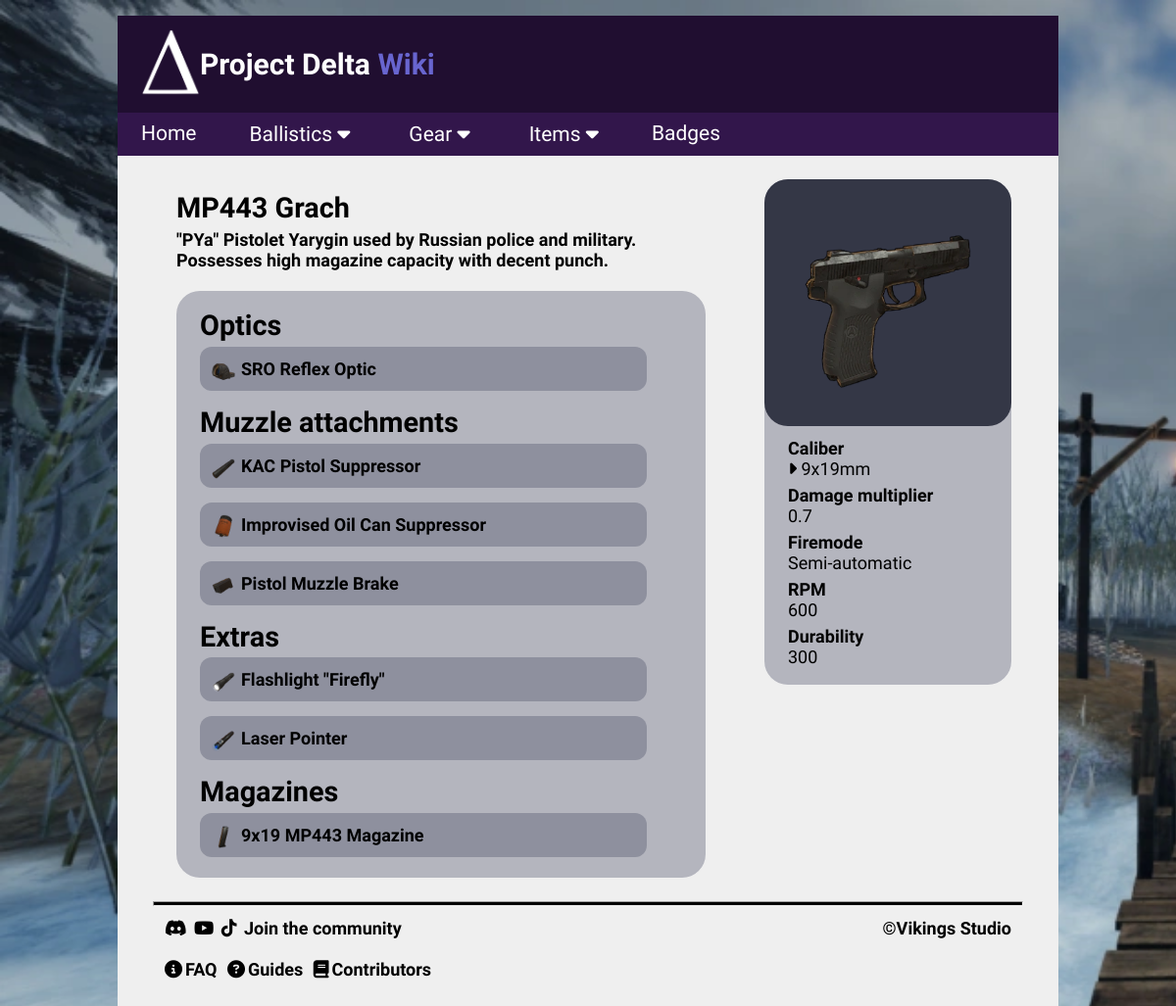
Screenshot of /weapon/3 with the database file from the repository.
### tables this page shows
CREATE TABLE weapons (id INTEGER PRIMARY KEY, name TEXT, type TEXT REFERENCES weapon_types (type), caliber_id INTEGER REFERENCES calibers (id), fire_mode TEXT, RPM INTEGER, durability INTEGER, dmg_mult INTEGER DEFAULT (1), description TEXT, image TEXT);

CREATE TABLE attachments (id INTEGER PRIMARY KEY, name TEXT, type TEXT, zoom TEXT, "recoil.v" INTEGER, "recoil.h" INTEGER, mobility INTEGER, durability INTEGER, description TEXT, image TEXT);

CREATE TABLE magazines (id INTEGER PRIMARY KEY, name TEXT, caliber_id REFERENCES calibers (id), capacity INTEGER, recoil_h INTEGER, recoil_v INTEGER, mobility INTEGER, description TEXT, image TEXT);

CREATE TABLE calibers (id INTEGER PRIMARY KEY, name TEXT);

### Flask/routes.py (the view)
@app.route("/weapon/<int:id>")  # route for guns
def weapon(id):
    conn = sqlite3.connect('delta.db')
    cur = conn.cursor()  # fetch caliber name based on caliber id
    cur.execute("SELECT "
                "weapons.id, "
                "weapons.name, "
                "weapons.type, "
                "calibers.name AS caliber_name, "
                "weapons.fire_mode, "
                "weapons.RPM, "
                "weapons.durability, "
                "weapons.description, "
                "weapons.image, "
                "weapons.dmg_mult "
                "FROM weapons "
                "JOIN calibers ON weapons.caliber_id = calibers.id "
                "WHERE weapons.id = ?", (id,))
    results = cur.fetchone()
    index_range_handler(results)  # check for list index out of range error
    cur.execute("SELECT id, name, image FROM attachments "
                "WHERE id IN (SELECT attachment_id FROM weapon_attachments "
                "WHERE weapon_id = ?) "
                "AND type = ?", (id, "Optic"))
    optics = cur.fetchall()
    cur.execute("SELECT id, name, image FROM attachments "
                "WHERE id IN (SELECT attachment_id FROM weapon_attachments "
                "WHERE weapon_id = ?) "
                "AND type = ?", (id, "Muzzle"))
    muzzles = cur.fetchall()
    cur.execute("SELECT id, name, image FROM attachments "
                "WHERE id IN (SELECT attachment_id FROM weapon_attachments "
                "WHERE weapon_id = ?) "
                "AND type = ?", (id, "Extra"))
    extras = cur.fetchall()
    cur.execute("SELECT id, name, image FROM magazines "
                "WHERE id IN (SELECT magazine_id FROM weapon_magazines "
                "WHERE weapon_id = ?)", (id,))
    magazines = cur.fetchall()
    conn.close()
    return render_template('detail/weapon.html',
                           weapon=results,
                           optics=optics,
                           muzzles=muzzles,
                           extras=extras,
                           magazines=magazines,
                           title=results[1])

### Flask/routes.py (called while the page is built)
def index_range_handler(results):  # call for any dynamic route that uses ID
    if not results:
        abort(404)  # if index doesn't exist, abort(404) instead of crashing

### Flask/templates/detail/weapon.html
{% extends "partials/layout.html" %}
{% block content %}
<div class="topic">
    <div>
        <h3>{{weapon[1]}}</h3>
        <h5>{{weapon[7]}}
        <br><br>
        {% if optics or attachments or magazines %}
        <div class="link-list">
            {% if optics %}
            <h3>Optics</h3>
            <h5>
                {% for optic in optics %}
                <div class="link-row">
                    <img src="/static/images/ballistics/attachments/{{optic[2]}}" class="link-icon">
                    <a href="{{ url_for('attachment', id=optic[0]) }}">
                        {{optic[1]}}
                    </a>
                </div>
                {% endfor %}
            </h5>
            {% endif %}
            {% if muzzles %}
            <h3>Muzzle attachments</h3>
            <h5>
                {% for muzzle in muzzles %}
                <div class="link-row">
                    <img src="/static/images/ballistics/attachments/{{muzzle[2]}}" class="link-icon">
                    <a href="{{ url_for('attachment', id=muzzle[0]) }}">
                        {{muzzle[1]}}
                    </a>
                </div>
                {% endfor %}
            </h5>
            {% endif %}
            {% if extras %}
            <h3>Extras</h3>
            <h5>
                {% for extra in extras %}
                <div class="link-row">
                    <img src="/static/images/ballistics/attachments/{{extra[2]}}" class="link-icon">
                    <a href="{{ url_for('attachment', id=extra[0]) }}">
                         {{extra[1]}}
                    </a>
                </div>
                {% endfor %}
            </h5>
            {% endif %}
            {% if magazines %}
            <h3>Magazines</h3>
            <h5>
                {% for magazine in magazines %}
                <div class="link-row">
                    <img src="/static/images/ballistics/magazines/{{magazine[2]}}" class="link-icon">
                    <a href="{{ url_for('magazine', id=magazine[0]) }}">
                         {{magazine[1]}}
                    </a>
                </div>
                {% endfor %}
            </h5>
            {% endif %}
        </div>
        {% endif %}
        </h5>
    </div>
        <div class="topic-box">
            <img src="/static/images/ballistics/weapons/{{weapon[8]}}" class="topic-icon">
            <a href="{{ url_for('item_category_list', resource='ammunition', search=weapon[3])}}">
                <h6 class="topic-row">Caliber <br> <span class="lighter"><i class="fa-solid fa-caret-right"></i> {{weapon[3]}}</span></h6>
            </a>
            {% if weapon[9] != 0 %}
            <h6 class="topic-row">Damage multiplier <br> <span class="lighter">{{weapon[9]}}</span></h6>
            {% endif %}
            <h6 class="topic-row">Firemode <br> <span class="lighter">{{weapon[4]}}</span></h6>
            <h6 class="topic-row">RPM <br> <span class="lighter">{{weapon[5]}}</span></h6>
            <h6 class="topic-row">Durability <br> <span class="lighter">{{weapon[6]}}</span></h6>
        </div>
</div>
{% endblock %}

### Flask/static/css/style.css (style rules this page uses)
body { background-image: url("../images/background.png"); background-repeat: no-repeat; background-size: cover; background-attachment: fixed; margin: 0; font-family: "Raleway"; }
a { color: black; text-decoration: none; display: inline-block; transition-duration: 0.3s; }
.lighter { font-weight: lighter; }
h3 { color: black; font-size: 2.4vw; margin-top: 1vw; margin-left: 2vw; font-family: 'Bungee'; }
h5 { display: block; color: black; font-size: 1.5vw; margin: -2vw 5vw 0 2vw; }
h5 a { font-size: 1.5vw; margin-bottom: 1vw; }
h6 { color: black; font-size: 1.5vw; text-align: left; margin: 0 0 0.5vw 2vw; transition-duration: 0.3s; }
.topic { display: flex; margin: 2vw 4vw 2vw 3vw; flex: 1 1 auto; }
.topic-box { display: flex; flex-direction: column; background-color: #b4b5be; border-radius: 2vw; padding-bottom: 1vw; margin: 0 0 auto auto; }
.topic-icon { display: block; width: 15vw; height: 15vw; padding: 3vw; background-color: #343746; border-radius: 2vw; margin-bottom: 1vw; transition-duration: 0.3s; }
.topic-row { display: block }
.link-list { background-color: #b4b5be; padding-top: 0.5vw; padding-bottom: 0.5vw; border-radius: 2vw; }
.link-row { display: flex; flex: 1 1 auto; background-color: #8e909e; padding: 1vw 0 0 1vw; margin-bottom: 1.25vw; border-radius: 1vw; }
.link-row a { margin-left: 0.5vw; }
.link-icon { width: 2vw; height: 2vw; }

### rows the page displays
weapons: name "MP443 Grach", description "\"PYa\" Pistolet Yarygin used by Russian police and military. Possesses high magazine capacity with decent punch.", image (picture), dmg_mult "0.7", fire_mode "Semi-automatic", RPM "600", durability "300"
attachments: image (picture), name "SRO Reflex Optic"
attachments: image (picture), name "KAC Pistol Suppressor"
attachments: image (picture), name "Improvised Oil Can Suppressor"
attachments: image (picture), name "Pistol Muzzle Brake"
attachments: image (picture), name "Flashlight \"Firefly\""
attachments: image (picture), name "Laser Pointer"
magazines: image (picture), name "9x19 MP443 Magazine"
calibers: name "9x19mm"
